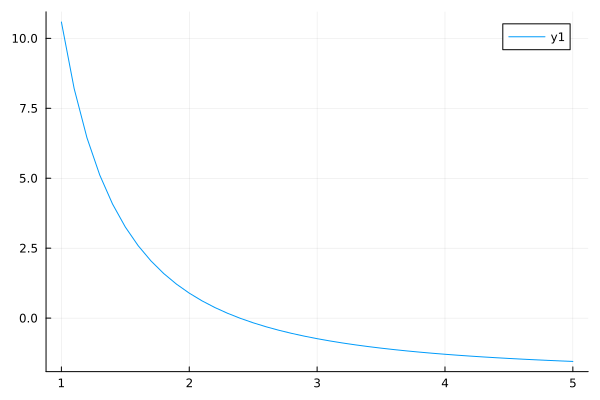

Julia code for this plot:
using Plots

include("bisseccao.jl")

function main()
    f(x) = -32 + 20*x*sinh(1.5/x)

    x_values = 1:0.1:5.0
    y_values = f.(x_values)

    plt = plot(x_values, y_values)

    display(plt)

    savefig(plt, "questao2.png")

    println("Digite o intervalo que deseja aplicar os métodos")
    entrada = readline() 
    a, b = parse.(Float64, split(entrada))

    println("Intervalo: [$a, $b]")

    raiz = bisseccao(a, b, f, 0.001)

    println("MÉTODO DA BISSECÇÃO:")
    println("Raiz encontrada: $raiz, f(x)= $(f(raiz))")

end

main()
